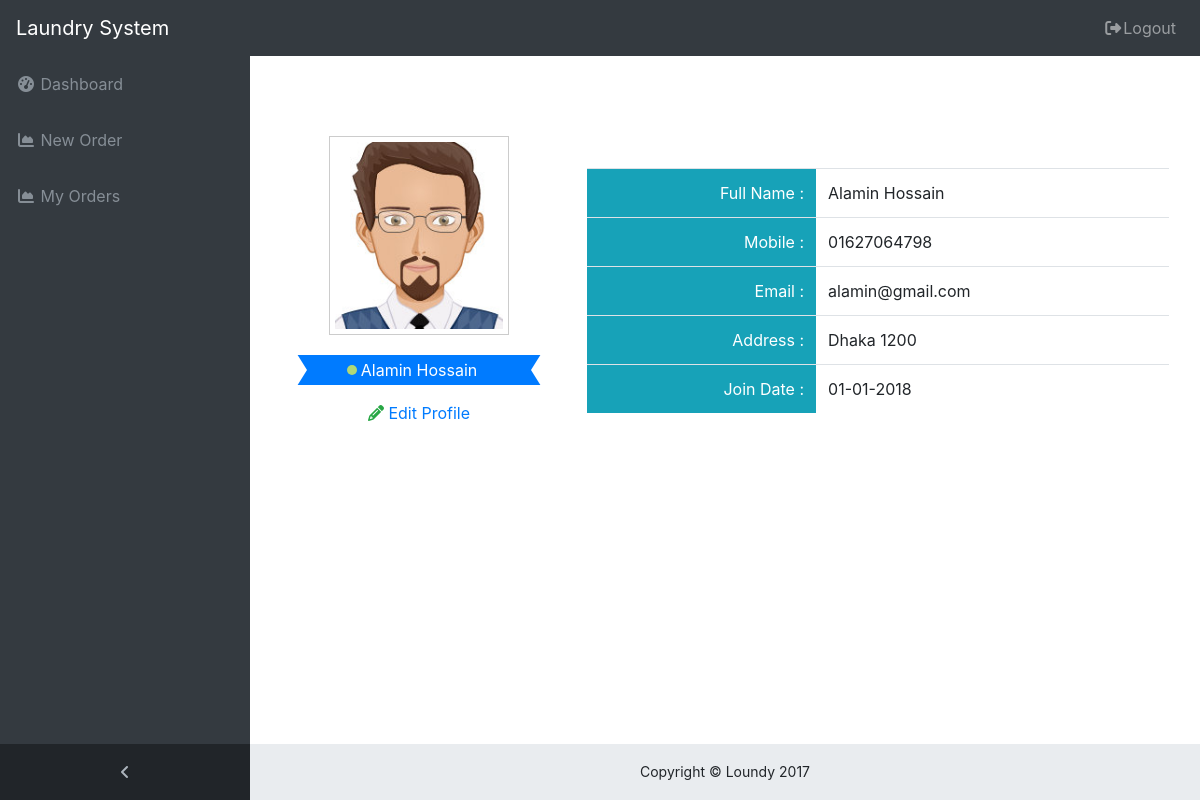
Page /profile.php (signed in) on the committed database.
### tables this page shows
CREATE TABLE `customers` (
  `id` int(11) NOT NULL,
  `join_date` varchar(10) NOT NULL,
  `first_name` varchar(100) NOT NULL,
  `last_name` varchar(100) NOT NULL,
  `address` text NOT NULL,
  `email_id` varchar(100) NOT NULL,
  `mobile` varchar(15) NOT NULL,
  `status` varchar(10) NOT NULL,
  `password` varchar(100) NOT NULL,
  `role` int(5) NOT NULL
);

### inc/db_config.php (called while the page is built, shortened)
<?php
  function DB_Query($sql) {
    $conn = mysqli_connect(DB_SERVER, DB_USER, DB_PASS, DB_TBL);
    $resault = mysqli_query($conn, $sql);
    return $resault;
  }
?>

### profile.php (the view, shortened to what this page needs)
<?php
  include_once 'inc/db_config.php';
  include_once 'inc/header.php';
  include_once 'inc/nav.php';
?>
	<div class="content-wrapper p-md-3">
		<div class="container">
			<div class="profile-info mt-5">
				<?php
					if ($_SESSION["user_role"]==0) {
					  	$sql_query = "SELECT * FROM `admin` WHERE id=".$_SESSION["user_id"].";";
					    $result = DB_Query($sql_query);
					      while ($row = mysqli_fetch_assoc($result)) {
					          extract($row);
					      }
				?>
					<div class="row">
						<div class="col-md-4">
							<div class="img-box text-center p-md-3">
								<img src="avatars/profile-pic.jpg">
								<p class="bg-primary text-white">
									<span>
										<?= $admin_name ?>
									</span>
								</p>
								<div class="access">
									<a href="#">
										<i class="fa fa-pencil text-success"></i>
										Edit Profile
									</a>
								</div>
							</div>
						</div>
						<div class="col-md-8">
							<div class="profile-information mt-5">
								<table class="table">
									<tr>
										<td class="bg-info text-white text-right">Full Name :</td>
										<td><?= $admin_name ?></td>
									</tr>
									<tr>
										<td class="bg-info text-white text-right">Mobile :</td>
										<td><?= $mobile ?></td>
									</tr>
									<tr>
										<td class="bg-info text-white text-right">Email :</td>
										<td><?= $email_id ?></td>
									</tr>
								</table>
							</div>
						</div>
					</div>
				<?php
					  }else{
					  	$sql_query = "SELECT * FROM `customers` WHERE id=".$_SESSION["user_id"].";";
					    $result = DB_Query($sql_query);
					      while ($row = mysqli_fetch_assoc($result)) {
					          extract($row);
					      }
				?>
					<div class="row">
						<div class="col-md-4">
							<div class="img-box text-center p-md-3">
								<img src="avatars/profile-pic.jpg">
								<p class="bg-primary text-white">
									<span>
										<?= $first_name." ".$last_name ?>
									</span>
								</p>
								<div class="access">
									<a data-toggle="modal" data-target="#edit_user_modal<?= $id ?>" href="#">
										<i class="fa fa-pencil text-success"></i>
										Edit Profile
									</a>
								</div>
							</div>
						</div>
						<div class="col-md-8">
							<div class="profile-information mt-5">
								<table class="table">
									<tr>
										<td class="bg-info text-white text-right">Full Name :</td>
										<td><?= $first_name." ".$last_name ?></td>
									</tr>
									<tr>
										<td class="bg-info text-white text-right">Mobile :</td>
										<td><?= $mobile ?></td>
									</tr>
									<tr>
										<td class="bg-info text-white text-right">Email :</td>
										<td><?= $email_id ?></td>
									</tr>
									<tr>
										<td class="bg-info text-white text-right">Address :</td>
										<td><?= $address ?></td>
									</tr>
									<tr>
										<td class="bg-info text-white text-right">Join Date :</td>
										<td><?= $join_date ?></td>
									</tr>
								</table>
							</div>
						</div>
					</div>
				<?php
					  }
				?>
			</div>
		</div>
<?php
	include_once 'inc/footer.php';
?>

### css/sb-admin.css (style rules this page uses)
html { position: relative; min-height: 100%; }
body { overflow-x: hidden; }
body.sticky-footer { margin-bottom: 56px; }
body.sticky-footer .content-wrapper { min-height: calc(100vh - 56px - 56px); }
body.fixed-nav { padding-top: 56px; }
.content-wrapper { min-height: calc(100vh - 56px); padding-top: 1rem; }
.content-wrapper { overflow-x: hidden; background: white; }
@media (min-width: 992px) { .content-wrapper { margin-left: 250px; } }

### css/style.css (style rules this page uses)
.img-box img { width: 180px; display: block; border: 1px solid #ccc; padding: 5px; margin-bottom: 20px; margin-left: auto; margin-right: auto; }
.img-box p { position: relative; padding: 3px 15px; z-index: 1; }
.img-box p:before { position: absolute; content: ''; border-left: 10px solid #fff; border-right: 16px solid transparent; border-top: 16px solid transparent; border-bottom: 16px solid transparent; top: 50%; -webkit-transform: translateY(-50%); -ms-transform: translateY(-50%); -o-transform: translateY(-50%); transform: translateY(-50%); left: 0; z-index: 2; }
.img-box p:after { position: absolute; content: ''; border-right: 10px solid #fff; border-left: 16px solid transparent; border-top: 16px solid transparent; border-bottom: 16px solid transparent; top: 50%; -webkit-transform: translateY(-50%); -ms-transform: translateY(-50%); -o-transform: translateY(-50%); transform: translateY(-50%); right: 0; z-index: 2; }
.img-box p span { display: inline-block; position: relative; }
.img-box p span:before { position: absolute; content: ''; width: 10px; height: 10px; border-radius: 100%; background: #B0D877; left: -14px; top: 50%; -webkit-transform: translateY(-50%); -ms-transform: translateY(-50%); -o-transform: translateY(-50%); transform: translateY(-50%); }

### rows in the picture
customers: first_name "Alamin", last_name "Hossain", mobile "01627064798", email "alamin@gmail.com", address "Dhaka 1200", join_date "01-01-2018"
